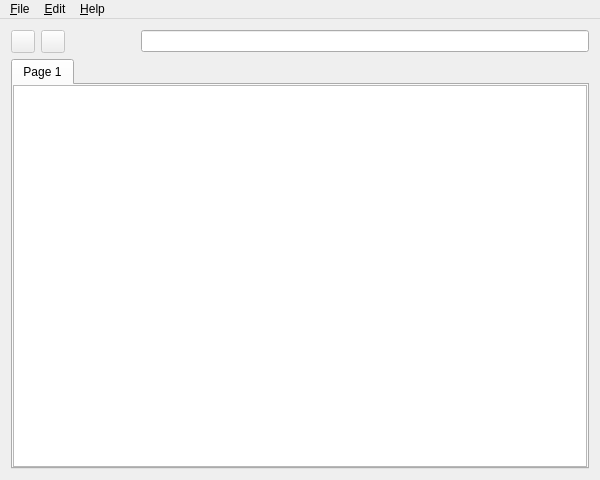
<ui version="4.0" >
 <class>WindowBase</class>
 <widget class="QMainWindow" name="WindowBase" >
  <property name="geometry" >
   <rect>
    <x>0</x>
    <y>0</y>
    <width>600</width>
    <height>480</height>
   </rect>
  </property>
  <property name="windowTitle" >
   <string>Form1</string>
  </property>
  <widget class="QWidget" name="widget" >
   <layout class="QVBoxLayout" >
    <property name="margin" >
     <number>11</number>
    </property>
    <property name="spacing" >
     <number>6</number>
    </property>
    <item>
     <layout class="QHBoxLayout" >
      <property name="margin" >
       <number>0</number>
      </property>
      <property name="spacing" >
       <number>6</number>
      </property>
      <item>
       <widget class="QToolButton" name="saveFormula" >
        <property name="enabled" >
         <bool>false</bool>
        </property>
        <property name="text" >
         <string/>
        </property>
        <property name="icon" >
         <iconset>image0</iconset>
        </property>
       </widget>
      </item>
      <item>
       <widget class="QToolButton" name="cancelFormula" >
        <property name="enabled" >
         <bool>false</bool>
        </property>
        <property name="text" >
         <string/>
        </property>
        <property name="icon" >
         <iconset>image1</iconset>
        </property>
       </widget>
      </item>
      <item>
       <widget class="QLabel" name="cellName" >
        <property name="minimumSize" >
         <size>
          <width>64</width>
          <height>0</height>
         </size>
        </property>
        <property name="text" >
         <string/>
        </property>
        <property name="alignment" >
         <set>Qt::AlignRight|Qt::AlignTrailing|Qt::AlignVCenter</set>
        </property>
        <property name="wordWrap" >
         <bool>false</bool>
        </property>
       </widget>
      </item>
      <item>
       <widget class="QLineEdit" name="formula" />
      </item>
     </layout>
    </item>
    <item>
     <widget class="QTabWidget" name="tabWidget2" >
      <widget class="QWidget" name="tab" >
       <attribute name="title" >
        <string>Page 1</string>
       </attribute>
       <layout class="QVBoxLayout" >
        <property name="margin" >
         <number>0</number>
        </property>
        <property name="spacing" >
         <number>6</number>
        </property>
        <item>
         <widget class="QTableWidget" name="grid" />
        </item>
       </layout>
      </widget>
     </widget>
    </item>
   </layout>
  </widget>
  <widget class="QMenuBar" name="MenuBar" >
   <property name="geometry" >
    <rect>
     <x>0</x>
     <y>0</y>
     <width>600</width>
     <height>29</height>
    </rect>
   </property>
   <widget class="QMenu" name="fileMenu" >
    <property name="title" >
     <string>&amp;File</string>
    </property>
    <addaction name="fileNewAction" />
    <addaction name="fileOpenAction" />
    <addaction name="fileSaveAction" />
    <addaction name="fileSaveAsAction" />
    <addaction name="separator" />
    <addaction name="filePrintAction" />
    <addaction name="separator" />
    <addaction name="fileExitAction" />
   </widget>
   <widget class="QMenu" name="editMenu" >
    <property name="title" >
     <string>&amp;Edit</string>
    </property>
    <addaction name="editUndoAction" />
    <addaction name="editRedoAction" />
    <addaction name="separator" />
    <addaction name="editCutAction" />
    <addaction name="editCopyAction" />
    <addaction name="editPasteAction" />
    <addaction name="separator" />
    <addaction name="editFindAction" />
   </widget>
   <widget class="QMenu" name="helpMenu" >
    <property name="title" >
     <string>&amp;Help</string>
    </property>
    <addaction name="helpContentsAction" />
    <addaction name="helpIndexAction" />
    <addaction name="separator" />
    <addaction name="helpAboutAction" />
   </widget>
   <addaction name="fileMenu" />
   <addaction name="editMenu" />
   <addaction name="helpMenu" />
  </widget>
  <action name="fileNewAction" >
   <property name="icon" >
    <iconset>image2</iconset>
   </property>
   <property name="text" >
    <string>&amp;New</string>
   </property>
   <property name="iconText" >
    <string>New</string>
   </property>
   <property name="shortcut" >
    <string>Ctrl+N</string>
   </property>
  </action>
  <action name="fileOpenAction" >
   <property name="icon" >
    <iconset>image3</iconset>
   </property>
   <property name="text" >
    <string>&amp;Open...</string>
   </property>
   <property name="iconText" >
    <string>Open</string>
   </property>
   <property name="shortcut" >
    <string>Ctrl+O</string>
   </property>
  </action>
  <action name="fileSaveAction" >
   <property name="icon" >
    <iconset>image4</iconset>
   </property>
   <property name="text" >
    <string>&amp;Save</string>
   </property>
   <property name="iconText" >
    <string>Save</string>
   </property>
   <property name="shortcut" >
    <string>Ctrl+S</string>
   </property>
  </action>
  <action name="fileSaveAsAction" >
   <property name="text" >
    <string>Save &amp;As...</string>
   </property>
   <property name="iconText" >
    <string>Save As</string>
   </property>
   <property name="shortcut" >
    <string/>
   </property>
  </action>
  <action name="filePrintAction" >
   <property name="icon" >
    <iconset>image5</iconset>
   </property>
   <property name="text" >
    <string>&amp;Print...</string>
   </property>
   <property name="iconText" >
    <string>Print</string>
   </property>
   <property name="shortcut" >
    <string>Ctrl+P</string>
   </property>
  </action>
  <action name="fileExitAction" >
   <property name="text" >
    <string>E&amp;xit</string>
   </property>
   <property name="iconText" >
    <string>Exit</string>
   </property>
   <property name="shortcut" >
    <string/>
   </property>
  </action>
  <action name="editUndoAction" >
   <property name="icon" >
    <iconset>image6</iconset>
   </property>
   <property name="text" >
    <string>&amp;Undo</string>
   </property>
   <property name="iconText" >
    <string>Undo</string>
   </property>
   <property name="shortcut" >
    <string>Ctrl+Z</string>
   </property>
  </action>
  <action name="editRedoAction" >
   <property name="icon" >
    <iconset>image7</iconset>
   </property>
   <property name="text" >
    <string>&amp;Redo</string>
   </property>
   <property name="iconText" >
    <string>Redo</string>
   </property>
   <property name="shortcut" >
    <string>Ctrl+Y</string>
   </property>
  </action>
  <action name="editCutAction" >
   <property name="icon" >
    <iconset>image8</iconset>
   </property>
   <property name="text" >
    <string>Cu&amp;t</string>
   </property>
   <property name="iconText" >
    <string>Cut</string>
   </property>
   <property name="shortcut" >
    <string>Ctrl+X</string>
   </property>
  </action>
  <action name="editCopyAction" >
   <property name="icon" >
    <iconset>image9</iconset>
   </property>
   <property name="text" >
    <string>&amp;Copy</string>
   </property>
   <property name="iconText" >
    <string>Copy</string>
   </property>
   <property name="shortcut" >
    <string>Ctrl+C</string>
   </property>
  </action>
  <action name="editPasteAction" >
   <property name="icon" >
    <iconset>image10</iconset>
   </property>
   <property name="text" >
    <string>&amp;Paste</string>
   </property>
   <property name="iconText" >
    <string>Paste</string>
   </property>
   <property name="shortcut" >
    <string>Ctrl+V</string>
   </property>
  </action>
  <action name="editFindAction" >
   <property name="icon" >
    <iconset>image11</iconset>
   </property>
   <property name="text" >
    <string>&amp;Find...</string>
   </property>
   <property name="iconText" >
    <string>Find</string>
   </property>
   <property name="shortcut" >
    <string>Ctrl+F</string>
   </property>
  </action>
  <action name="helpContentsAction" >
   <property name="text" >
    <string>&amp;Contents...</string>
   </property>
   <property name="iconText" >
    <string>Contents</string>
   </property>
   <property name="shortcut" >
    <string/>
   </property>
  </action>
  <action name="helpIndexAction" >
   <property name="text" >
    <string>&amp;Index...</string>
   </property>
   <property name="iconText" >
    <string>Index</string>
   </property>
   <property name="shortcut" >
    <string/>
   </property>
  </action>
  <action name="helpAboutAction" >
   <property name="text" >
    <string>&amp;About</string>
   </property>
   <property name="iconText" >
    <string>About</string>
   </property>
   <property name="shortcut" >
    <string/>
   </property>
  </action>
 </widget>
 <layoutdefault spacing="6" margin="11" />
 <resources/>
 <connections>
  <connection>
   <sender>formula</sender>
   <signal>returnPressed()</signal>
   <receiver>saveFormula</receiver>
   <slot>animateClick()</slot>
   <hints>
    <hint type="sourcelabel" >
     <x>20</x>
     <y>20</y>
    </hint>
    <hint type="destinationlabel" >
     <x>20</x>
     <y>20</y>
    </hint>
   </hints>
  </connection>
 </connections>
</ui>
